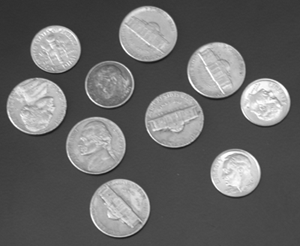
#> input picture Aula 6/coins.png, 300 x 246 px
$ jupyter execute hough-circulo.ipynb
#> lines starting #> are read from the running program, lines starting #| are printed output that depends on the picture; after the words box and inside, x2 and y2 are one past the last pixel; in counts of white or black regions, pixels touching at a corner belong together
Transformada de Hough para detecção de círculo
====
---

Importação as bibliotecas:

[cell 1]
import cv2 as cv
import numpy as np
import matplotlib.pyplot as plt

Detectando círculos na imagem **coins.png**:

[cell 2]
#Carregando a imagem
img = cv.imread('coins.png',0)
#> img is the input picture: shape (246, 300); min 23, max 255, mean 103
blur = cv.medianBlur(img,5)
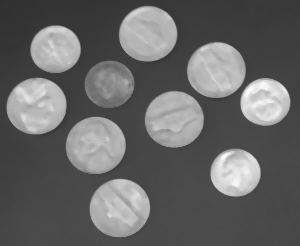
#> blur: shape (246, 300); min 48, max 251, mean 102.6
edges = cv.Canny(blur,150,250,apertureSize = 3)
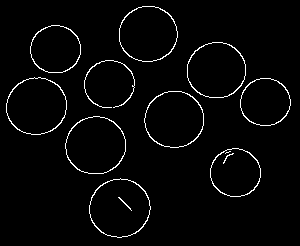
#> edges: shape (246, 300); 2.8% white in thin lines or dots, all inside (x1, y1, x2, y2) = (6, 6, 291, 238)
cimg = cv.cvtColor(img,cv.COLOR_GRAY2BGR)
circles = cv.HoughCircles(edges,cv.HOUGH_GRADIENT,1,20,
                            param1=50,param2=30,minRadius=0,maxRadius=0)
#> circles = [[217.5, 69.5, 28.5], [95.5, 144.5, 29.3], [118.5, 208.5, 29.9], [36.5, 105.5, 29.5], [173.5, 118.5, 28.5], [146.5, 32.5, 28], [263.5, 101.5, 24.6], [234.5, 171.5, 24.3], [108.5, 83.5, 23], [54.5, 48.5, 24.3]]
circles = np.uint16(np.around(circles))
#> circles = [[218, 70, 28], [96, 144, 29], [118, 208, 30], [36, 106, 30], [174, 118, 28], [146, 32, 28], [264, 102, 25], [234, 172, 24], [108, 84, 23], [54, 48, 24]]

#Desenhando o círculos na imagem
for i in circles[0,:]:
    #Desenhando a parte externa do círculo
    cv.circle(cimg,(i[0],i[1]),i[2],(0,255,0),2)
    #Desenhando o centro dos círculos
    cv.circle(cimg,(i[0],i[1]),2,(0,0,255),3)
    print('Posição do círculo: (%d,%d)' % (i[0],i[1]))
    print('Raio: %d' %i[2])
#> this loop made 10 passes
#> (printed output is left out)
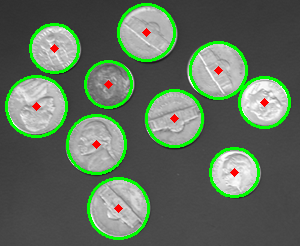
#> cimg: shape (246, 300, 3); 7.51% of pixels changed, all inside (x1, y1, x2, y2) = (5, 3, 291, 240)

print('Quantidade de círculos: ', circles.shape[1])
#| Quantidade de círculos:  10

#Exibição dos resultados
plt.figure(figsize=(10,7))
plt.subplot(131), plt.title("Original"), plt.imshow(img,'gray'), plt.axis('off')
plt.subplot(132), plt.title("Canny Edge Detection"), plt.imshow(edges,'gray'), plt.axis('off')
plt.subplot(133), plt.title("Hough Transform Circle"), plt.imshow(cimg, 'gray'), plt.axis('off')
plt.show()
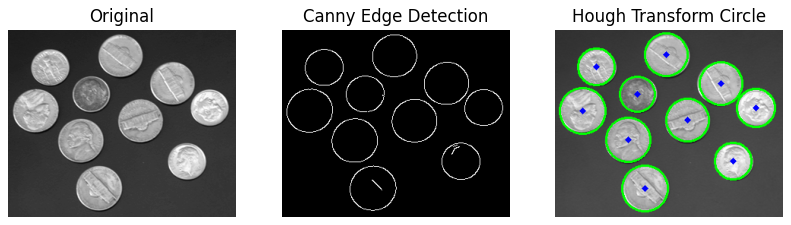
#> figure drawn by matplotlib, 3 panels; B, G, R data is drawn as R, G, B

Detectando círculos na imagem **circles.png**:

[cell 3]
#Carregando a imagem
img = cv.imread('circles.png',0)
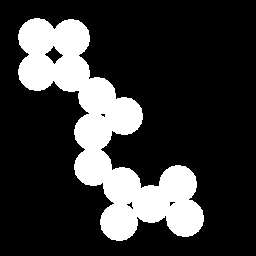
#> input picture Aula 6/circles.png, 256 x 256 px
#> img: shape (256, 256); 21.6% white; 1 white region, box (x1, y1, x2, y2) and area: (18, 18, 204, 241) 14134
blur = cv.medianBlur(img,3)
#> blur: shape (256, 256); 21.6% white; 1 white region, box (x1, y1, x2, y2) and area: (18, 18, 204, 241) 14162
edges = cv.Canny(blur,150,250,apertureSize = 3)
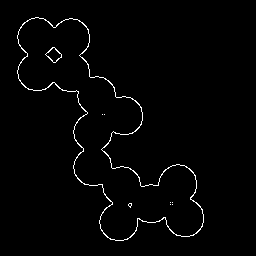
#> edges: shape (256, 256); 1.6% white in thin lines or dots, all inside (x1, y1, x2, y2) = (17, 17, 204, 241)
cimg = cv.cvtColor(img,cv.COLOR_GRAY2BGR)
#> cimg is the input picture: shape (256, 256, 3); 21.6% white; 1 white region, box (x1, y1, x2, y2) and area: (18, 18, 204, 241) 14134
circles = cv.HoughCircles(edges,cv.HOUGH_GRADIENT,1,20,
                            param1=50,param2=10,minRadius=10,maxRadius=30)
#> circles = 13 rows, first 8: [36.5, 36.5, 20.1], [177.5, 183.5, 19.6], [117.5, 221.5, 18.8], [183.5, 217.5, 18.8], [123.5, 114.5, 19.1], [71.5, 37.5, 18.5], [93.5, 166.5, 19.1], [37.5, 71.5, 18.8]
circles = np.uint16(np.around(circles))
#> circles = 13 rows, first 8: [36, 36, 20], [178, 184, 20], [118, 222, 19], [184, 218, 19], [124, 114, 19], [72, 38, 18], [94, 166, 19], [38, 72, 19]

#Desenhando o círculos na imagem
for i in circles[0,:]:
    #Desenhando a parte externa do círculo
    cv.circle(cimg,(i[0],i[1]),i[2],(0,255,0),2)
    #Desenhando o centro dos círculos
    cv.circle(cimg,(i[0],i[1]),2,(0,0,255),3)
    print('Posição do círculo: (%d,%d)' % (i[0],i[1]))
    print('Raio: %d' %i[2])
#> this loop made 13 passes
#> i on passes 1 to 12: [36, 36, 20], [178, 184, 20], [118, 222, 19], [184, 218, 19], [124, 114, 19], [72, 38, 18], [94, 166, 19], [38, 72, 19], [150, 204, 19], [94, 132, 19], [98, 96, 19], [122, 186, 19]
#> (printed output is left out)
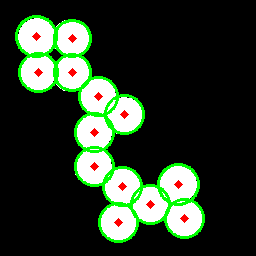
#> cimg: shape (256, 256, 3); 7.14% of pixels changed, all inside (x1, y1, x2, y2) = (15, 15, 205, 243)

print('Quantidade de círculos: ', circles.shape[1])
#| Quantidade de círculos:  13

#Exibição dos resultados
plt.figure(figsize=(10,7))
plt.subplot(131), plt.title("Original"), plt.imshow(img,'gray'), plt.axis('off')
plt.subplot(132), plt.title("Canny Edge Detection"), plt.imshow(edges,'gray'), plt.axis('off')
plt.subplot(133), plt.title("Hough Transform Circle"), plt.imshow(cimg, 'gray'), plt.axis('off')
plt.show()
#> figure, not shown here; B, G, R data is drawn as R, G, B
